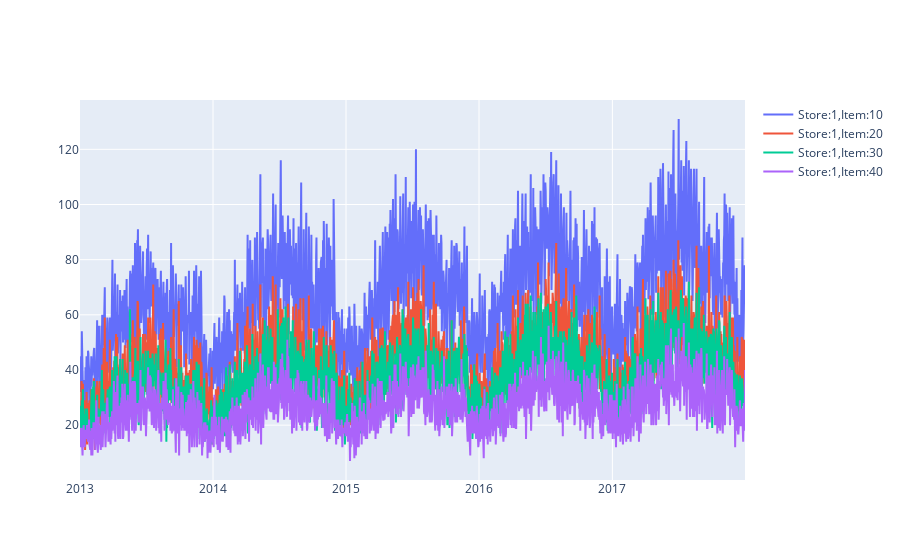

The notebook cell this image was saved under:
### Markdown cell above
Woww! Clearly there is a pattern here! Feel free to play around with different store and item IDs.   
Almost all the items and store combination has this pattern!

The sales go high in June, July and August months. The sales will be lowest in December, January and February months. That's something!!

Let us make it more interesting. What if we aggregate the sales on a montly basis and compare different items and stores.   
This should help us understand how different item sales behave at a high level.

### Code cell
def sales_monthly(data):
    multi_store_item_df = data.copy()
    # First, let us filterout the required data
    store_ids = [1, 1, 1, 1]   # Some stores
    item_ids = [10, 20, 30, 40]    # Some items
    print('Before filter:', multi_store_item_df.shape)
    multi_store_item_df = multi_store_item_df[multi_store_item_df.store.isin(store_ids)]
    multi_store_item_df = multi_store_item_df[multi_store_item_df.item.isin(item_ids)]
    print('After filter:', multi_store_item_df.shape)
    #display(multi_store_item_df)
    # TODO Monthly avg sales

    # Let us plot this now
    multi_store_item_ts_data = []
    for st,it in zip(store_ids, item_ids):
        flt = multi_store_item_df[multi_store_item_df.store == st]
        flt = flt[flt.item == it]
        multi_store_item_ts_data.append(go.Scatter(x=flt.date, y=flt.sales, name = "Store:" + str(st) + ",Item:" + str(it)))
    py.iplot(multi_store_item_ts_data)
    return (multi_store_item_df)

multi_store_item_df = sales_monthly(train_df)

### Figure 1 — Plotly figure (JSON) as saved in the notebook; plotly's stock layout.template omitted (floating-point values rounded to 4 significant figures; data arrays with more than 128 entries replaced by an {"elided": "..."} marker saying what was removed)
{"data": [{"name": "Store:1,Item:10", "type": "scatter", "x": {"elided": "1826 str values"}, "y": {"elided": "1826 int values"}}, {"name": "Store:1,Item:20", "type": "scatter", "x": {"elided": "1826 str values"}, "y": {"elided": "1826 int values"}}, {"name": "Store:1,Item:30", "type": "scatter", "x": {"elided": "1826 str values"}, "y": {"elided": "1826 int values"}}, {"name": "Store:1,Item:40", "type": "scatter", "x": {"elided": "1826 str values"}, "y": {"elided": "1826 int values"}}], "layout": {}}
